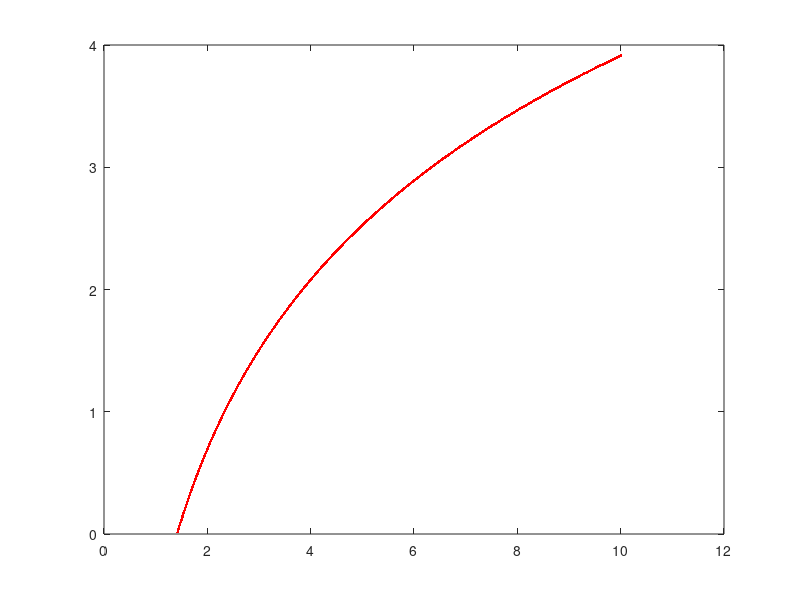

The MATLAB source for this figure:
clc
clear all

h = 0.01;
x = sqrt(2);
y = 0;
yold = y;
    
 k1 = x*exp(-y);
 k2 = (x+h) * exp(-(y+(k1*h)));
 ynew = yold + (h*(k1+k2))/2;

while x <= 10 
    
    k1 = x*exp(-y);
    k2 = (x+h) * exp(-(y+(k1*h)));
    ynew = yold + (h*(k1+k2))/2;
    
    yold = ynew;
    
    x = x+h;
    y = yold;
    
    plot(x,y,'r'); hold on
    
end

y
